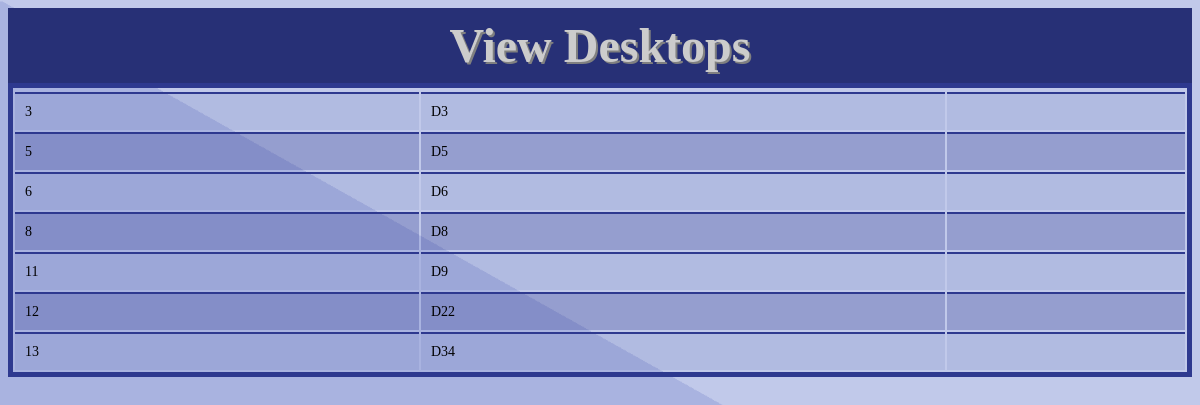
/Views/viewdesktops.php, run on an earlier commit of the app's database.
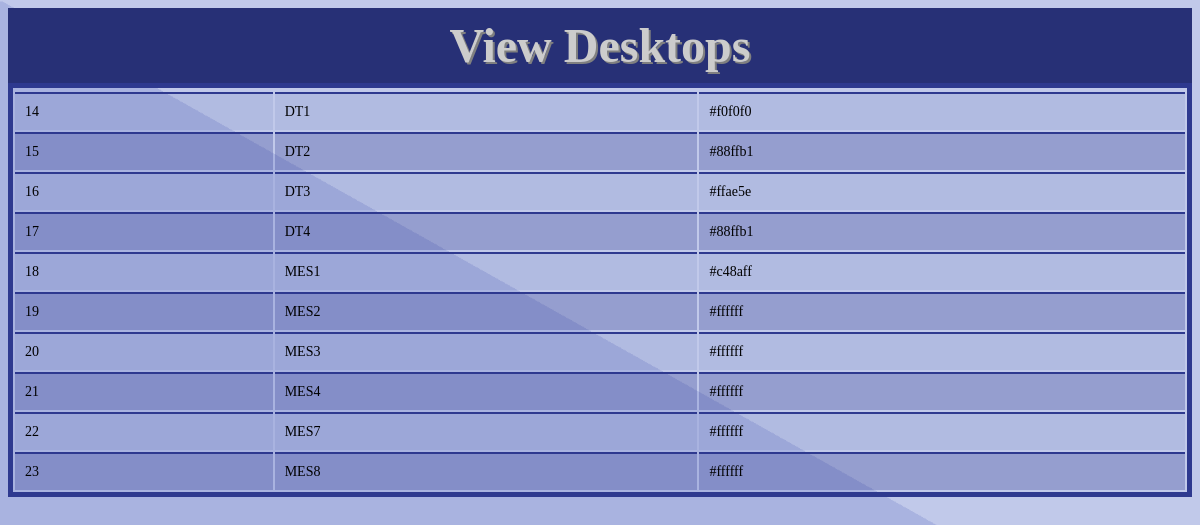
And on a later commit of the database.
### tables this page shows
CREATE TABLE IF NOT EXISTS `desktop` (
  `dtop_id` int(11) NOT NULL AUTO_INCREMENT,
  `name` varchar(40) NOT NULL,
  `color` varchar(7) NOT NULL,
  `active_bit` bit(1) DEFAULT b'1',
  PRIMARY KEY (`dtop_id`),
  UNIQUE KEY `desktop_id_UNIQUE` (`dtop_id`)
);

### Views/viewdesktops.php (the view, shortened to what this page needs)
<?php
        $dbh = ConnectDB();
?>
<html>
<head>
   <link rel="stylesheet" type="text/css" href="../Styles/displayTables.css">
</head>
<body class="background" background="../Images/Background.png">
<div class="header">View Desktops</div>
   <table>
      <?php
         try{
            $sql = "SELECT name, dtop_id, color ";
            $sql .= "FROM desktop ";
            $stmt = $dbh->prepare($sql);
            $stmt->execute();
            foreach($stmt->fetchAll() as $dtop) {
               $row =  " <tr><td>" . $dtop['dtop_id'];
               $row .= "</td><td>" . $dtop['name'];
               $row .= "</td><td>" . $dtop['color'];
               $row .= "</td></tr>";
               echo $row;
               }
            }
         catch(Exception $e){}
      ?>
   </table>
</body>
</html>

### Styles/displayTables.css (style rules this page uses)
table { width: 100%; border: 5px solid #2e398f; }
td, tr { border-top: 2px solid #2e398f; color: black; text-align: left; padding: 10px; font-size: 14px; }
tr:nth-child(even) { background-color: rgba(46, 57, 143, 0.1); }
tr:nth-child(odd) { background-color: rgba(46, 57, 143, 0.3); }
.background { background-repeat: no-repeat; background-attachment: scroll; background-size: cover; }
.header { font-family: verdana; text-shadow: 2px 2px grey; background: #273076; text-align: center; font-weight: bold; color: #ccc; font-size: 48px; cursor: default; padding: 10px; }

What changed in the data, as far as the page shows it:
removed desktop: dtop_id "3", name "D3"
removed desktop: dtop_id "5", name "D5"
removed desktop: dtop_id "6", name "D6"
removed desktop: dtop_id "8", name "D8"
removed desktop: dtop_id "11", name "D9"
removed desktop: dtop_id "12", name "D22"
removed desktop: dtop_id "13", name "D34"
added desktop: dtop_id "14", name "DT1", color "#f0f0f0"
added desktop: dtop_id "15", name "DT2", color "#88ffb1"
added desktop: dtop_id "16", name "DT3", color "#ffae5e"
added desktop: dtop_id "17", name "DT4", color "#88ffb1"
added desktop: dtop_id "18", name "MES1", color "#c48aff"
added desktop: dtop_id "19", name "MES2", color "#ffffff"
added desktop: dtop_id "20", name "MES3", color "#ffffff"
added desktop: dtop_id "21", name "MES4", color "#ffffff"
added desktop: dtop_id "22", name "MES7", color "#ffffff"
added desktop: dtop_id "23", name "MES8", color "#ffffff"
